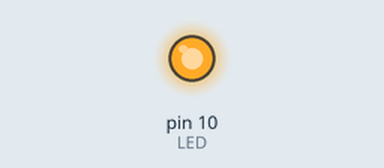
Simulated run of this sketch. Board: Arduino Uno, built with avr-gcc and run on an emulated ATmega328P. On the bench: output pins drawn as LEDs (lit = HIGH).

Above: at 1.0 s.
At 5.0 s:
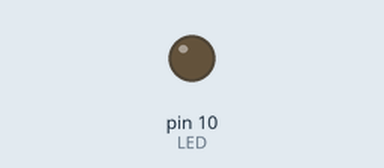
Timing chart, 0 to 10.4 s (numbered marks = the images above):
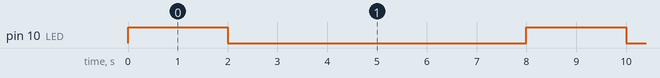

The sketch:

sketch_feb21b.ino
```cpp
//ex:1-sheet1
const int LED = 10;
void setup()
{
  pinMode(LED,OUTPUT);
}

void loop()
{
  digitalWrite(LED,HIGH);
  delay(2000);
  digitalWrite(LED,LOW);
  delay(6000);
}
```

Measured:
- by itself, pin 10 (LED): alternates HIGH for 2.0 s and LOW for 6.0 s
